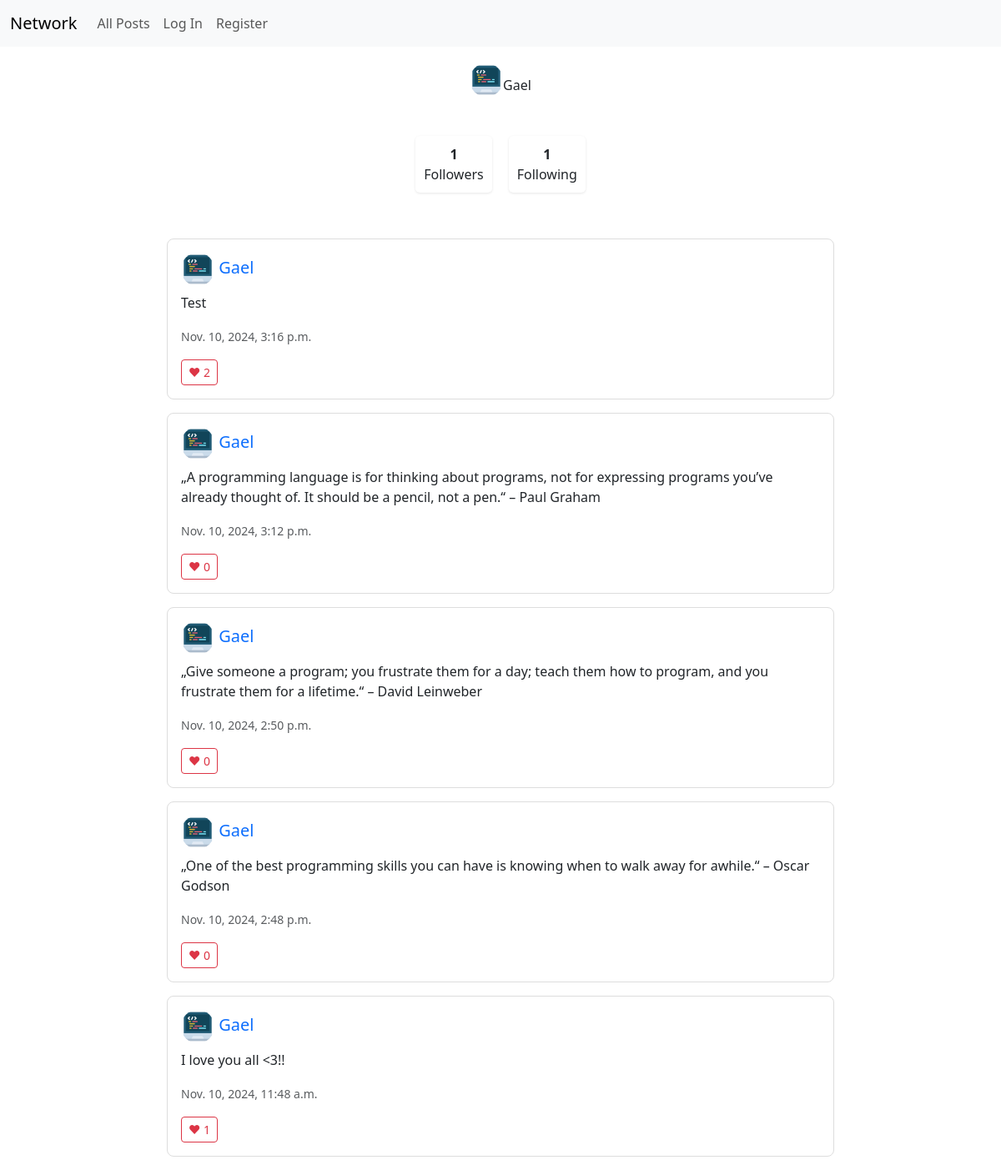
The page /profile/Gael on the database its author committed.
### network/models.py (models this page shows, shortened)
class User(AbstractUser):
    followers = models.ManyToManyField('self', symmetrical=False, related_name='following')

class Profile(models.Model):
    user = models.OneToOneField(User, on_delete=models.CASCADE, related_name='profile')
    image = models.ImageField(upload_to='profile_pics/', default='profile_pics/default.jpg', blank=True)
    bio = models.TextField(max_length=500, blank=True)
    @property
    def get_image_url(self):
        if self.image and hasattr(self.image, 'url'):
            return self.image.url
        return '/static/network/default.jpg'  # Provide a default static image

class Post(models.Model):
    user = models.ForeignKey(User, on_delete=models.CASCADE, related_name="posts")
    content = models.TextField()
    created_at = models.DateTimeField(auto_now_add=True)
    updated_at = models.DateTimeField(auto_now=True)
    likes = models.ManyToManyField(User, related_name="liked_posts", blank=True)

### network/views.py (the view)
# urls.py: path("profile/<str:username>", views.profile, name="profile"),
def profile(request, username):
    profile_user = get_object_or_404(User, username=username)
    print(f"Profile user: {profile_user.username}")
    print(f"Has profile: {hasattr(profile_user, 'profile')}")
    if hasattr(profile_user, 'profile'):
        print(f"Profile image: {profile_user.profile.image}")
        print(f"Profile image URL: {profile_user.profile.get_image_url}")
    posts = Post.objects.filter(user=profile_user).order_by('-created_at')
    is_following = request.user.is_authenticated and request.user.following.filter(id=profile_user.id).exists()
    if request.method == "POST" and request.user == profile_user:
        if 'profile_picture' in request.FILES:
            profile_user.profile.image = request.FILES['profile_picture']
            profile_user.profile.save()
            return HttpResponseRedirect(reverse('profile', args=[username]))
    paginator = Paginator(posts, 10)
    page_number = request.GET.get('page')
    page_obj = paginator.get_page(page_number)
    return render(request, "network/profile.html", {
        "profile_user": profile_user,
        'posts': posts,
        "page_obj": page_obj,
        "is_following": is_following,
        "followers_count": profile_user.followers.count(),
        "following_count": profile_user.following.count()
    })

### network/templates/network/profile.html (shortened to what this page needs)
{% extends "network/layout.html" %}
{% load static %}
{% block body %}
<div class="profile-header">
    <div class="profile-image-container position-relative">
        {% if profile_user.profile.image and profile_user.profile.image.url %}
            <img src="{{ profile_user.profile.image.url }}"
                 class="rounded-circle profile-pic mb-3"
                 alt="Profile Picture"
        {% else %}
            <img src="{% static 'network/default.jpg' %}"
                 class="rounded-circle profile-pic mb-3"
                 alt="Default Profile Picture">
        {% endif %}
        <h2>{{ profile_user.username }}</h2>
    </div>
    <div class="profile-stats">
        <div class="stat-box">
            <strong class="followers-count">{{ followers_count }}</strong>
            <div>Followers</div>
        </div>
        <div class="stat-box">
            <strong>{{ following_count }}</strong>
            <div>Following</div>
        </div>
    </div>
</div>
<div class="posts-container">
    {% for post in posts %}
        <div class="card mb-3 post" data-post-id="{{ post.id }}">
            <div class="card-body">
                <div class="d-flex justify-content-between">
                    <h5 class="card-title">
                        <a href="{% url 'profile' post.user.username %}" class="text-decoration-none">
                            {% if post.user.profile.image and post.user.profile.image.url %}
                                    <img src="{{ post.user.profile.image.url }}"
                                         class="rounded-circle profile-pic mr-2"
                                         alt="Profile Picture"
                                         onerror="this.src=`{% static 'network/default.jpg' %}`">
                                {% else %}
                                    <img src="{% static 'network/default.jpg' %}"
                                         class="rounded-circle profile-pic mr-2"
                                         alt="Default Profile Picture">
                            {% endif %}
                            {{ post.user.username }}
                        </a>
                    </h5>
                </div>
                <p class="card-text content">{{ post.content }}</p>
                <p class="card-text"><small class="text-muted">{{ post.created_at }}</small></p>
                <div class="like-section">
                    <button class="btn btn-sm {% if post in user.liked_posts.all %}btn-danger{% else %}btn-outline-danger{% endif %} like-btn"
                            data-post-id="{{ post.id }}">
                        ❤ <span class="like-count">{{ post.likes.count }}</span>
                    </button>
                </div>
            </div>
        </div>
    {% empty %}
        <p>No posts to display.</p>
    {% endfor %}
</div>
{% endblock %}

### network/static/network/styles.css (style rules this page uses)
.profile-pic { width: 40px; height: 40px; object-fit: cover; }
.profile-image-container { display: inline-block; position: relative; }
.post { border: 1px solid #ddd; border-radius: 8px; transition: box-shadow 0.3s ease; }
.like-btn { transition: all 0.2s ease; }
.posts-container { max-width: 800px; margin: 0 auto; }
.profile-header { text-align: center; padding: 20px 0; background-color: white; border-radius: 8px; margin-bottom: 20px; }
.profile-stats { display: flex; justify-content: center; gap: 20px; margin: 15px 0; }
.stat-box { text-align: center; padding: 10px; background-color: white; border-radius: 5px; box-shadow: 0 1px 3px rgba(0,0,0,0.1); }

### rows shown on the page
User: profile.image (picture), username "Gael"
Post: user.profile.image (picture), user.username "Gael", content "Test", created_at "Nov. 10, 2024, 3:16 p.m.", likes.count "2"
Post: user.profile.image (picture), user.username "Gael", content "„A programming language is for thinking about programs, not for expressing programs you’ve already thought of. It should be a pencil, not a pen.“ – Paul Graham", created_at "Nov. 10, 2024, 3:12 p.m.", likes.count "0"
Post: user.profile.image (picture), user.username "Gael", content "„Give someone a program; you frustrate them for a day; teach them how to program, and you frustrate them for a lifetime.“ – David Leinweber", created_at "Nov. 10, 2024, 2:50 p.m.", likes.count "0"
Post: user.profile.image (picture), user.username "Gael", content "„One of the best programming skills you can have is knowing when to walk away for awhile.“ – Oscar Godson", created_at "Nov. 10, 2024, 2:48 p.m.", likes.count "0"
Post: user.profile.image (picture), user.username "Gael", content "I love you all <3!!", created_at "Nov. 10, 2024, 11:48 a.m.", likes.count "1"

### other values the page prints
{{ followers_count }} "1"
{{ following_count }} "1"
